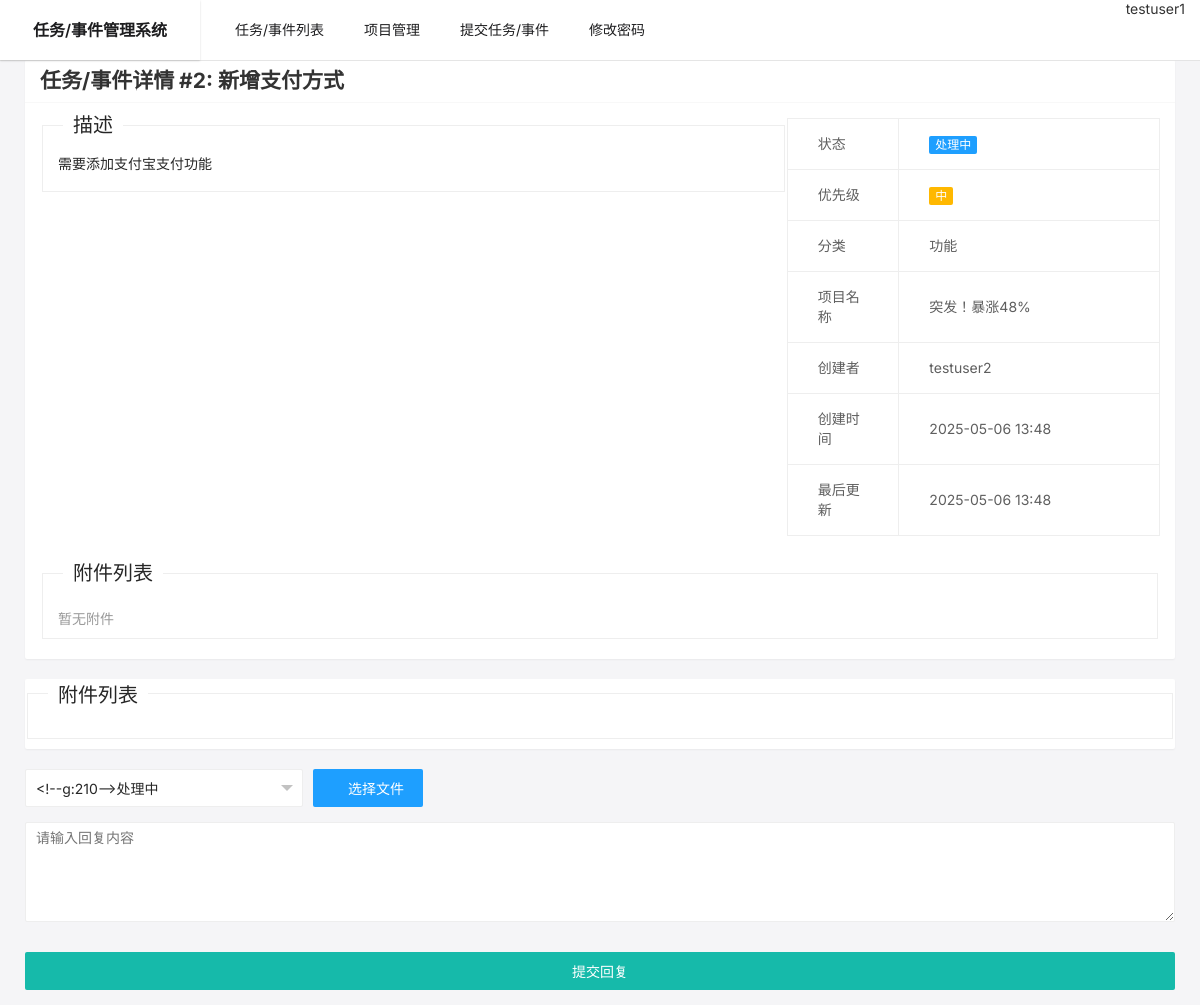
Page /bug/2 (signed in) on the committed database.
### app/models.py (models this page shows, shortened)
class User(UserMixin, db.Model):
    id = db.Column(db.Integer, primary_key=True)
    username = db.Column(db.String(64), unique=True, nullable=False)
    email = db.Column(db.String(120), unique=True, nullable=False)
    password_hash = db.Column(db.String(128))
    is_admin = db.Column(db.Boolean, default=False)
    is_active = db.Column(db.Boolean, default=True)
    can_create_project = db.Column(db.Boolean, default=True)
    can_create_bug = db.Column(db.Boolean, default=True)
    can_reply_bug = db.Column(db.Boolean, default=True)
    created_at = db.Column(db.DateTime, default=datetime.utcnow)
    last_login = db.Column(db.DateTime)

class Bug(db.Model):
    id = db.Column(db.Integer, primary_key=True)
    title = db.Column(db.String(200), nullable=False)
    description = db.Column(db.Text)
    priority = db.Column(db.String(20), nullable=False)  # 高/中/低
    status = db.Column(db.String(20), nullable=False)    # 待处理/处理中/返回待补充/更新完成/已关闭
    type = db.Column(db.String(20), nullable=False)      # BUG/REQUIREMENT
    category = db.Column(db.String(20), nullable=False, default='功能')  # 功能/界面/性能/兼容性/其他
    created_at = db.Column(db.DateTime, default=datetime.utcnow)
    updated_at = db.Column(db.DateTime, default=datetime.utcnow, onupdate=datetime.utcnow)
    creator_id = db.Column(db.Integer, db.ForeignKey('user.id'), nullable=False)
    project_id = db.Column(db.Integer, db.ForeignKey('project.id'), nullable=False)
    creator = db.relationship('User', backref=db.backref('bugs', lazy=True))
    project = db.relationship('Project', backref=db.backref('bugs', lazy=True))

class Project(db.Model):
    id = db.Column(db.Integer, primary_key=True)
    name = db.Column(db.String(255), nullable=False)
    description = db.Column(db.Text)
    created_at = db.Column(db.DateTime, default=datetime.utcnow)
    updated_at = db.Column(db.DateTime, default=datetime.utcnow, onupdate=datetime.utcnow)
    creator_id = db.Column(db.Integer, db.ForeignKey('user.id'), nullable=False)
    creator = db.relationship('User', backref=db.backref('projects', lazy=True))

### app/bug/routes.py (the view, shortened to what this page needs)
@bp.route('/bug/<int:id>', methods=['GET', 'POST'])
@login_required
@active_required
@reply_bug_permission_required
def detail(id):
    from sqlalchemy.orm import joinedload, subqueryload
    bug = Bug.query.options(
        joinedload(Bug.project),
        joinedload(Bug.creator),
        subqueryload(Bug.comments).options(
            joinedload(Comment.author),
            joinedload(Comment.attachments)
        ),
        subqueryload(Bug.attachments).joinedload(Attachment.uploader)
    ).get_or_404(id)
    return render_template('bug/detail.html', bug=bug)

### app/models.py (called while the page is built)
@login_manager.user_loader
def load_user(id):
    return User.query.get(int(id))

### templates/bug/detail.html (shortened to what this page needs)
{% extends "base.html" %}
{% block content %}
<div class="layui-container">
    <div class="layui-card">
        <div class="layui-card-header">
            <div class="layui-row">
                <div class="layui-col-md8">
                    <h2>任务/事件详情 #{{ bug.id }}: {{ bug.title }}</h2>
                </div>
            </div>
        </div>
        <div class="layui-card-body">
            <div class="layui-row">
                <div class="layui-col-md8">
                    <fieldset class="layui-elem-field">
                        <legend>描述</legend>
                        <div class="layui-field-box" id="description">
                        </div>
                    </fieldset>
                </div>
                <div class="layui-col-md4">
                    <table class="layui-table" lay-size="lg">
                        <colgroup>
                            <col width="30%">
                            <col width="70%">
                        </colgroup>
                        <tbody>
                            <tr>
                                <td>状态</td>
                                <td>
                                    {% if bug.status == '待处理' %}
                                    <span class="layui-badge layui-bg-orange">{{ bug.status }}</span>
                                    {% elif bug.status == '处理中' %}
                                    <span class="layui-badge layui-bg-blue">{{ bug.status }}</span>
                                    {% elif bug.status == '已关闭' %}
                                    <span class="layui-badge layui-bg-gray">{{ bug.status }}</span>
                                    {% else %}
                                    <span class="layui-badge-rim">{{ bug.status }}</span>
                                    {% endif %}
                                </td>
                            </tr>
                            <tr>
                                <td>优先级</td>
                                <td>
                                    {% if bug.priority == '高' %}
                                    <span class="layui-badge">高</span>
                                    {% elif bug.priority == '中' %}
                                    <span class="layui-badge layui-bg-orange">中</span>
                                    {% else %}
                                    <span class="layui-badge layui-bg-green">低</span>
                                    {% endif %}
                                </td>
                            </tr>
                            <tr>
                                <td>分类</td>
                                <td>{{ bug.category }}</td>
                            </tr>
                            <tr>
                                <td>项目名称</td>
                                <td>{{ bug.project.name }}</td>
                            </tr>
                            <tr>
                                <td>创建者</td>
                                <td>{{ bug.creator.username }}</td>
                            </tr>
                            <tr>
                                <td>创建时间</td>
                                <td>{{ bug.created_at.strftime('%Y-%m-%d %H:%M') }}</td>
                            </tr>
                            <tr>
                                <td>最后更新</td>
                                <td>{{ bug.updated_at.strftime('%Y-%m-%d %H:%M') }}</td>
                            </tr>
                        </tbody>
                    </table>
                </div>
            </div>
            <div class="layui-row" style="margin-top: 20px;">
                <div class="layui-col-md12">
                    <fieldset class="layui-elem-field">
                        <legend>附件列表</legend>
                        <div class="layui-field-box">
                            {% if bug.attachments %}
                            <table class="layui-table" lay-size="lg">
                                <colgroup>
                                    <col width="30%">
                                    <col width="10%">
                                    <col width="20%">
                                    <col width="15%">
                                    <col width="25%">
                                </colgroup>
                                <thead>
                                    <tr>
                                        <th>文件名</th>
                                        <th>大小</th>
                                        <th>上传时间</th>
                                        <th>上传者</th>
                                        <th>操作</th>
                                    </tr>
                                </thead>
                                <tbody>
                                    {% for attachment in bug.attachments %}
                                    <tr>
                                        <td>
                                            {% if attachment.is_image() %}
                                            <i class="layui-icon layui-icon-picture"></i>
                                            {% else %}
                                            <i class="layui-icon layui-icon-file"></i>
                                            {% endif %}
                                            {{ attachment.filename }}
                                        </td>
                                        <td>{{ attachment.get_file_size_display() }}</td>
                                        <td>{{ attachment.upload_time.strftime('%Y-%m-%d %H:%M') }}</td>
                                        <td>{{ attachment.uploader.username }}</td>
                                        <td>
                                            <div class="layui-btn-group">
                                                <a href="{{ url_for('bug.download_attachment', id=attachment.id) }}"
                                                   class="layui-btn layui-btn-xs">
                                                    <i class="layui-icon layui-icon-download-circle"></i>下载
                                                </a>
                                                {% if attachment.is_previewable() %}
                                                <a href="{{ url_for('bug.preview_attachment', id=attachment.id) }}"
                                                   target="_blank" class="layui-btn layui-btn-xs layui-btn-normal">
                                                    <i class="layui-icon layui-icon-eye"></i>预览
                                                </a>
                                                {% endif %}
                                                {% if current_user.is_admin or current_user.id == attachment.uploader_id %}
                                                <button type="button" onclick="deleteAttachment({{ attachment.id }})"
                                                        class="layui-btn layui-btn-xs layui-btn-danger">
                                                    <i class="layui-icon layui-icon-delete"></i>删除
                                                </button>
                                                {% endif %}
                                            </div>
                                        </td>
                                    </tr>
                                    {% endfor %}
                                </tbody>
                            </table>
                            {% else %}
                            <div class="layui-form-mid layui-word-aux">暂无附件</div>
                            {% endif %}
                        </div>
                    </fieldset>
                </div>
            </div>
        </div>
    </div>
</div>
<div class="layui-container">
    <div class="layui-card">
        <div class="layui-row" style="margin-top: 20px;">
            <div class="layui-col-md12">
                <fieldset class="layui-elem-field">
                    <legend>附件列表</legend>
                    <div class="layui-field-box">
                    </div>
                </fieldset>
            </div>
        </div>
    </div>
</div>
{% if bug.status != '已关闭' %}
<div class="layui-row" style="margin-top: 20px;">
    <div class="layui-container">
        <form class="layui-form" method="post" enctype="multipart/form-data" action="{{ url_for('bug.detail', id=bug.id) }}">
            <div class="layui-form-item">
                <div class="layui-row">
                    <div class="layui-col-xs12 layui-col-sm3" style="padding-right: 10px;">
                    </div>
                    <div class="layui-col-xs12 layui-col-sm6">
                        <div class="layui-upload">
                            <button type="button" class="layui-btn layui-btn-normal" id="upload-btn">
                                <i class="layui-icon"></i>选择文件
                            </button>
                        </div>
                    </div>
                </div>
            </div>
            <div class="layui-form-item layui-form-text">
                <textarea name="content" placeholder="请输入回复内容" class="layui-textarea"></textarea>
            </div>
            <div class="layui-form-item">
                <button class="layui-btn" lay-submit style="width: 100%;">提交回复</button>
            </div>
        </form>
    </div>
</div>
{% endif %}
{% endblock %}

### templates/base.html (shortened to what this page needs)
<!DOCTYPE html>
<html>
<head>
    <link rel="stylesheet" href="{{ url_for('static', filename='css/layui.css') }}">
</head>
<body>
    <div class="layui-layout layui-layout-admin">
        <div class="layui-header">
            <div class="layui-logo layui-hide-xs">任务/事件管理系统</div>
            {% if current_user.is_authenticated %}
            <ul class="layui-nav layui-layout-left">
                <li class="layui-nav-item">
                    <a href="{{ url_for('bug.index') }}">任务/事件列表</a>
                </li>
                <li class="layui-nav-item">
                    <a href="{{ url_for('project.index') }}">项目管理</a>
                </li>
                <li class="layui-nav-item">
                    <a href="{{ url_for('bug.create') }}">提交任务/事件</a>
                </li>
                <li class="layui-nav-item">
                    <a href="{{ url_for('user.change_password') }}">修改密码</a>
                </li>
            </ul>
            <ul class="layui-nav layui-layout-right">
                    <a href="javascript:;">
                    <a href="javascript:;">
                        <i class="layui-icon layui-icon-username"></i>
                        {{ current_user.username }}
                    </a>
            </ul>
            {% endif %}
        </div>
        <div class="layui-body">
            {% block content %}{% endblock %}
        </div>
    </div>
</body>
</html>

### rows in the picture
User: username "testuser1"
Bug: id "2", title "新增支付方式", status "处理中", category "功能", created_at "2025-05-06 13:48", updated_at "2025-05-06 13:48"
Project: project.name "突发！暴涨48%"
User: creator.username "testuser2"
